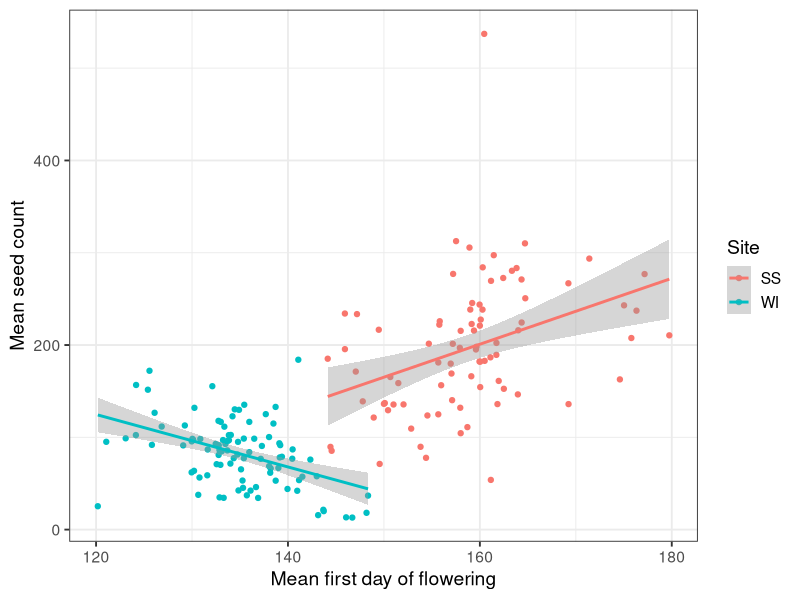
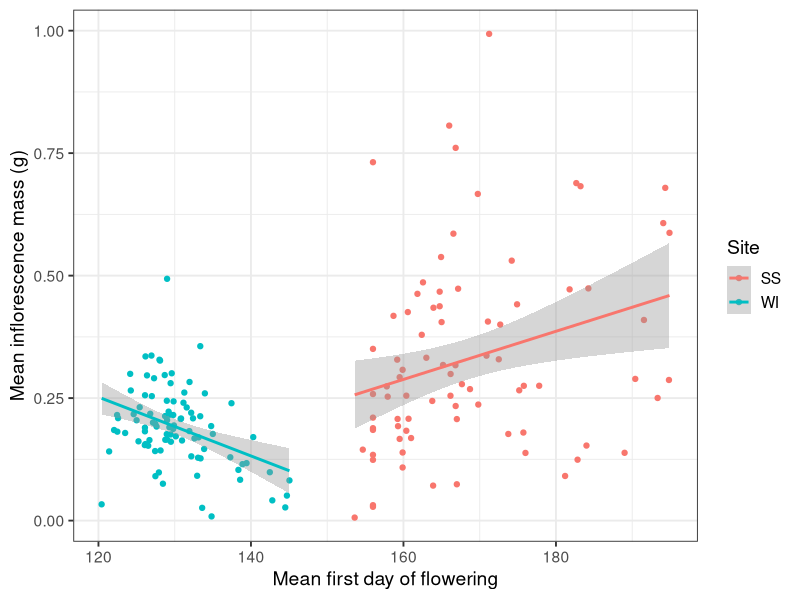

The R source for these figures, in order:
# Compares flowering time vs fitness for Sheep Station and Wildcat in 2021-2022
# and 2022-2023

## Preliminaries ####
# Load libraries
library(tidyverse)

# Read in data
cg_full <- read_csv("gardens/deriveddata/cg_fullData_withFlags.csv")

## Data cleaning ####
# Drop out observations for flags of concern (i.e. that could affect survival or
# fitness)
cg_full %>%
  filter(!grepl("smut", note_standard_phen) &
           !grepl("smut", note_standard_harvest) &
           !grepl("seed_drop", note_standard_phen) &
           !grepl("seed_drop", note_standard_harvest) &
           !grepl("wrong_spp", note_standard_phen) &
           !grepl("wrong_spp", note_standard_harvest) &
           !grepl("missing", note_standard_harvest)) -> cg_clean
# What percent of observations are we losing?
1 - nrow(cg_clean) / nrow(cg_full)
  
# Get true positives (alive at last phenology check before harvest and
# successfully harvested) and true negatives (not alive at last phenology check
# before harvest and not harvested)
cg_clean %>% 
  filter(last_phen_status == "Y" & (inflor_mass + veg_mass) > 0) -> cg_clean_pos
cg_clean %>% 
  filter(last_phen_status == "N" & (inflor_mass + veg_mass) == 0) -> cg_clean_neg
# See how many additional observations this drops out
(nrow(cg_clean_pos) + nrow(cg_clean_neg)) / nrow(cg_clean)
# Only takes out an additional 5%
rbind(cg_clean_pos, cg_clean_neg) -> cg_model
# This is a very conservative cleaning of the data

# Remove all intermediate datasets
rm(list=setdiff(ls(), "cg_model"))

## Data manipulation ####

# Get average flowering time per genotype. These will fill in observations with
# no observed flowering time to be the average for that genotype x site x year
# combination
cg_model %>% 
  # Only interested in Sheep Station and Wildcat
  filter(site %in% c("SS", "WI")) %>% 
  filter(complete.cases(first_flower)) %>% 
  group_by(genotype, site, year) %>% 
  summarize(mean_ft = mean(first_flower)) %>% 
  ungroup() -> gt_means

# Merge together with cg data
merge(cg_model, gt_means) -> cg_model

# Set first flowering date to be average if did not flower
cg_model %>% 
  mutate(first_flower = ifelse(is.na(first_flower),
                               mean_ft, first_flower)) -> cg_model

## Flowering x fitness analysis for 2022 (seed count) ####
# Average across genotype x site combination
cg_model %>% 
  filter(year == 2022) %>% 
  group_by(genotype, site) %>% 
  summarize(mean_ft = mean(first_flower),
            mean_seed_count = mean(seed_count_total)) -> genotype_site_2022 

# Make plot of site * flowering time interaction
genotype_site_2022 %>%  
  ggplot(aes(x = mean_ft, y = mean_seed_count, color = site)) +
  geom_point() +
  geom_smooth(method = "lm") +
  labs(y = "Mean seed count",
       x = "Mean first day of flowering",
       color = "Site") +
  theme_bw(base_size = 14) 

# Fit linear model on genotype averages
fitness_mod_2022 <- lm(mean_seed_count ~ mean_ft * site, data = genotype_site_2022)
summary(fitness_mod_2022) # Significant interaction

## Flowering x fitness analysis for 2023 (inflorescence mass) ####
# Average across genotype x site combination
cg_model %>% 
  filter(year == 2023) %>% 
  group_by(genotype, site) %>% 
  summarize(mean_ft = mean(first_flower),
            mean_inflor_mass = mean(inflor_mass)) -> genotype_site_2023 

# Make plot of site * flowering time interaction
genotype_site_2023 %>%  
  ggplot(aes(x = mean_ft, y = mean_inflor_mass, color = site)) +
  geom_point() +
  geom_smooth(method = "lm") +
  labs(y = "Mean inflorescence mass (g)",
       x = "Mean first day of flowering",
       color = "Site") +
  theme_bw(base_size = 14) 

# Fit linear model on genotype averages
fitness_mod_2023 <- lm(mean_inflor_mass ~ mean_ft * site, data = genotype_site_2023)
summary(fitness_mod_2023) # Significant interaction

